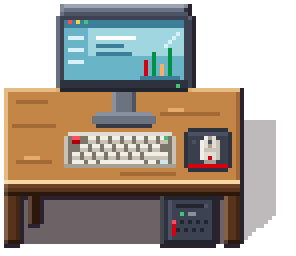
#> input picture pixel-art/sprites/desk/desk_front.png, 74 x 64 px (shown 4 times larger)
$ python whiteboard.py
#> lines starting #> are read from the running program, lines starting #| are printed output that depends on the picture
### pixel-art/sprites/kit.py
"""Shared sprite kit for the Gastron virtual office — 32px grid, top-down 3/4 view (not isometric).

Style contract (every sprite follows this):
  * camera looks down at ~3/4: objects show a lit TOP face and a darker FRONT face
  * light comes from the top-left; 1px dark outline (OL) around every silhouette
  * v2 (after ko.dll): dark outline only on the shade side; long sheared cast shadow to the right
  * 4-step colour ramps: [highlight, base, shade, deep]
"""
from pathlib import Path

import numpy as np
from PIL import Image

GRID = 32

# ------------------------------------------------------------- palette ----
OL = "#2b2230"
SHADOW = (40, 24, 30)
WOOD = ["#e2ad6c", "#c38646", "#a46a36", "#7a4a26"]          # desk top (lit plane, kept bright)
LIP = "#f6d8a4"                                              # cream highlight on the edge that faces the light
WOOD_F = ["#6e4226", "#58331c", "#432514", "#2c170b"]        # front faces: much darker than the top
METAL = ["#8a919e", "#6b7280", "#4f5562", "#363a44"]
PLASTIC = ["#4e5466", "#3d4252", "#2e323e", "#22252e"]       # monitor bezel, chair
FABRIC = ["#5a6072", "#474c5c", "#383c49", "#2a2d37"]        # chair cushion
SCREEN = ["#d7f1f6", "#9fd6e0", "#6ab4c8", "#3d7f98"]
KEY = ["#f2efe8", "#e2ddd2", "#c9c3b6", "#a8a193"]
RED = ["#ff4d5a", "#D70010", "#a8000c", "#78000a"]           # Gastron CI red
GREEN = ["#3fc47a", "#009143", "#006e33", "#004d24"]          # Gastron CI green
FLOOR = ["#d6bb90", "#ccb087", "#c3a67c", "#a98c64"]         # preview background only


def hx(c):
    return c if isinstance(c, tuple) else tuple(int(c[i:i + 2], 16) for i in (1, 3, 5))


class Sprite:
    """Transparent pixel canvas with helpers. Draw, then .finish() adds outline + shadow."""

    def __init__(self, w, h):
        self.w, self.h = w, h
        self.a = np.zeros((h, w, 4), np.uint8)
        self.casts = []                                           # floor footprints that throw shadow

    def cast(self, x0, y0, x1, y1, height):
        """Register a floor footprint (screen rect where the object meets the floor) and the
        object's height above it. finish() sweeps it toward the upper-right (light from the
        front-left) — so a long desk throws a long shadow along its whole depth."""
        self.casts.append((x0, y0, x1, y1, height))

    # ---- primitives
    def px(self, x, y, c):
        if 0 <= x < self.w and 0 <= y < self.h:
            self.a[int(y), int(x)] = list(hx(c)[:3]) + [255]

    def rect(self, x0, y0, x1, y1, c):
        """Filled rect, x1/y1 exclusive."""
        x0, y0, x1, y1 = max(0, x0), max(0, y0), min(self.w, x1), min(self.h, y1)
        if x1 > x0 and y1 > y0:
            self.a[y0:y1, x0:x1] = list(hx(c)[:3]) + [255]

    def hline(self, x0, x1, y, c):
        self.rect(x0, y, x1, y + 1, c)

    def vline(self, x, y0, y1, c):
        self.rect(x, y0, x + 1, y1, c)

    # [8 lines left out: function rrect, not called in this run]

    def disc(self, cx, cy, rx, ry, c):
        for y in range(int(cy - ry), int(cy + ry) + 1):
            for x in range(int(cx - rx), int(cx + rx) + 1):
                if ((x - cx) / rx) ** 2 + ((y - cy) / ry) ** 2 <= 1:
                    self.px(x, y, c)

    # [16 lines left out: function paste, not called in this run]

    # ---- finishing
    def finish(self, outline=True, shadow=True, shear=0.6, max_shift=14, rim=0.16, full_outline=False):
        """v2 finishing pass (style study of ko.dll's desk):
        * SELECTIVE OUTLINE — dark OL only on the bottom / right edges (the shade side);
          the top / left edges facing the light get no dark line, just a lightened rim pixel.
        * LONG CAST SHADOW — the silhouette sheared to the right in proportion to its height
          above the floor line (light from the upper-left), flat semi-transparent colour.
          The canvas grows to the right by up to `max_shift` px to hold it; the object itself
          keeps its position, so anchor sprites by their top-left / object bottom as before.
        """
        m = self.a[..., 3] == 255
        if outline:
            up = np.zeros_like(m); up[1:, :] = m[:-1, :]          # inside pixel directly above
            dn = np.zeros_like(m); dn[:-1, :] = m[1:, :]          # inside pixel directly below
            lf = np.zeros_like(m); lf[:, 1:] = m[:, :-1]
            rt = np.zeros_like(m); rt[:, :-1] = m[:, 1:]
            ring = (up | dn | lf | rt) & ~m
            lit_side = ring & (dn | rt) & ~(up | lf)              # sits above / left of the shape
            if rim:                                               # brighten the shape's lit edge instead
                edge = m & (~np.roll(m, 1, 0) | ~np.roll(m, 1, 1))
                edge[0, :] |= m[0, :]
                edge[:, 0] |= m[:, 0]
                rgb = self.a[edge, :3].astype(float)
                self.a[edge, :3] = (rgb + (255 - rgb) * rim).astype(np.uint8)
            self.a[ring if full_outline else ring & ~lit_side] = list(hx(OL)) + [255]
            m = self.a[..., 3] == 255
        if shadow and self.casts:
            kx, ky = shear, shear * 0.75
            pad = int(max(h for *_, h in self.casts) * kx) + 1
            big = np.zeros((self.h, self.w + pad, 4), np.uint8)
            big[:, :self.w] = self.a
            sh = np.zeros(big.shape[:2], bool)
            for x0, y0, x1, y1, hgt in self.casts:
                for t in range(hgt + 1):                          # sweep the footprint up to the object's height
                    dx, dy = int(round(t * kx)), int(round(t * ky))
                    ya, yb = max(0, y0 - dy), max(0, y1 - dy)
                    sh[ya:yb, max(0, x0 + dx):x1 + dx] = True
            sh &= big[..., 3] == 0
            big[sh] = list(SHADOW) + [int(255 * 0.30)]
            self.a, self.w = big, self.w + pad
        elif shadow:
            rows = np.where(m.any(axis=1))[0]
            floor = rows.max() if len(rows) else self.h - 1
            pad = max_shift
            big = np.zeros((self.h, self.w + pad, 4), np.uint8)
            big[:, :self.w] = self.a
            mb = np.zeros((self.h, self.w + pad), bool)
            mb[:, :self.w] = m
            sh = np.zeros_like(mb)
            for y in range(self.h):
                k = int(round((floor - y) * shear))
                if k > max_shift:                                 # tall parts (monitor, bottle) would
                    continue                                      # throw shadow onto thin air: cut it off
                if k > 0:
                    sh[y, k:] = mb[y, :-k]
                elif k == 0:
                    sh[y] = mb[y]
            sh &= big[..., 3] == 0
            big[sh] = list(SHADOW) + [int(255 * 0.30)]
            self.a, self.w = big, self.w + pad
        return self

    # [8 lines left out: function wall_shadow, not called in this run]

    def image(self):
        return Image.fromarray(self.a, "RGBA")

    # [4 lines left out: function save, not called in this run]


def floor_bg(w, h):
    """Wood-plank floor tile used only behind previews, so the sprite is judged in context."""
    bg = np.zeros((h, w, 4), np.uint8)
    for row, y in enumerate(range(0, h, 8)):
        x = -((row * 13) % 24)
        while x < w:
            ln = 24 + ((x * 7 + row * 11) % 3) * 8
            c = hx(FLOOR[(x + row) % 3])
            bg[y:y + 7, max(0, x):max(0, min(w, x + ln - 1))] = list(c) + [255]
            bg[y:y + 7, max(0, min(w, x + ln - 1)):max(0, min(w, x + ln))] = list(hx(FLOOR[3])) + [255]
            x += ln
        bg[min(h, y + 7):min(h, y + 8), :] = list(hx(FLOOR[3])) + [255]
    return Image.fromarray(bg, "RGBA")


# [29 lines left out: function preview, not called in this run]

### pixel-art/sprites/whiteboard.py
"""Sprite 08 — whiteboard. Steep top-down camera, same scale as the desk (1.2 m wide = ~60 px).

Top-down reading: the board itself is a vertical panel, so it is short (heights x0.4) and the
lit horizontal bits carry the depth — the frame's top edge, the marker tray (seen from above,
markers lying on it) and the stand's feet, which run front-to-back on the floor.

Mobile board on castors, direction = the way the WRITING SIDE faces:
  wb_front.png  64x48  writing side faces the viewer: campaign plan, sticky notes, red trend line
  wb_back.png   64x48  back panel faces the viewer
  wb_left.png   32x84  writing side faces left (west) — the panel is seen edge-on
  wb_right.png  32x84  writing side faces right (east)
Wall-mounted version for the room's wall face:
  wb_wall.png   64x28  board + tray only (no stand, no floor shadow)
Outputs in ./whiteboard/ + whiteboard-preview.png (next to the desk for scale)
"""
from pathlib import Path

from PIL import Image

from kit import GREEN, PLASTIC, RED, Sprite, floor_bg

OUT = Path(__file__).parent / "whiteboard"
OUT.mkdir(exist_ok=True)
ALU = ["#f2f4f7", "#c9ced6", "#a3aab6", "#7d8590"]           # aluminium frame
BOARD = ["#ffffff", "#f4f5f2", "#e2e4df"]
BACKP = ["#9aa1ad", "#848b98", "#6d7482"]                    # back panel
STICKY = ["#f6d04d", "#f59ab0", "#8fd3a8", "#9cc8f0"]
INK = "#3a4150"
MARKERS = [RED[1], GREEN[1], "#3f7fc8", "#2b2230"]


def line(s, pts, c):
    for (ax, ay), (bx, by) in zip(pts, pts[1:]):
        n = max(abs(bx - ax), abs(by - ay), 1)
        for t in range(n + 1):
            s.px(round(ax + (bx - ax) * t / n), round(ay + (by - ay) * t / n), c)


def board_face(s, x0, x1, y0, y1):
    """Writing side: marketing plan scribbles."""
    s.rect(x0, y0, x1, y1, BOARD[1])
    s.hline(x0, x1, y0, BOARD[0])
    s.hline(x0, x1, y1 - 1, BOARD[2])
    s.hline(x0 + 2, x0 + 16, y0 + 2, INK)                    # title
    s.hline(x0 + 2, x0 + 10, y0 + 4, "#8a90a0")
    for i, c in enumerate(STICKY + STICKY[:2]):               # sticky-note cluster
        sx, sy = x0 + 2 + (i % 3) * 5, y0 + 7 + (i // 3) * 4
        s.rect(sx, sy, sx + 4, sy + 3, c)
    for k, ln in enumerate((9, 7, 10, 6)):                    # bullet text
        s.px(x0 + 20, y0 + 7 + k * 2, RED[1])
        s.hline(x0 + 22, x0 + 22 + ln, y0 + 7 + k * 2, "#8a90a0")
    ax0, ay1 = x0 + 36, y1 - 3                                # trend chart
    s.vline(ax0, y0 + 2, ay1 + 1, INK)
    s.hline(ax0, x1 - 2, ay1, INK)
    line(s, [(ax0 + 1, ay1 - 2), (ax0 + 5, ay1 - 4), (ax0 + 9, ay1 - 3), (ax0 + 13, ay1 - 8),
             (ax0 + 17, ay1 - 9), (x1 - 3, ay1 - 12)], RED[1])
    s.px(x1 - 3, ay1 - 12, RED[0])                           # arrow head
    s.px(x1 - 4, ay1 - 12, RED[1])
    s.px(x1 - 3, ay1 - 11, RED[1])


def frame(s, x0, x1, y0, y1, top=1):
    """Aluminium frame: lit top edge seen from above + thin sides."""
    s.rect(x0, y0 - top, x1, y0, ALU[0])                      # top edge (horizontal, brightest)
    s.hline(x0 + 1, x1 - 1, y0 - top, "#ffffff")
    s.rect(x0, y0, x0 + 2, y1, ALU[1])
    s.rect(x1 - 2, y0, x1, y1, ALU[2])
    s.hline(x0, x1, y1 - 1, ALU[3])


def tray(s, x0, x1, y, depth=3):
    """Marker tray: a horizontal ledge seen from above, markers lying on it."""
    s.rect(x0, y, x1, y + depth, ALU[1])
    s.hline(x0, x1, y, ALU[0])
    s.rect(x0, y + depth, x1, y + depth + 1, ALU[3])          # its little front face
    for i, c in enumerate(MARKERS):
        mx = x0 + 6 + i * 6
        s.hline(mx, mx + 4, y + 1, c)
        s.px(mx + 4, y + 1, "#f4f1ea")                        # cap
    s.rect(x1 - 12, y + 1, x1 - 6, y + 3, "#3a3e4b")          # eraser
    s.hline(x1 - 12, x1 - 6, y + 1, "#5a6170")


def foot(s, x0, x1, y0, y1):
    """Floor foot running front-to-back (lit top) with a castor at each end."""
    s.rect(x0, y0, x1, y1, ALU[1])
    s.vline(x0, y0, y1, ALU[0])
    s.hline(x0, x1, y1 - 1, ALU[3])
    for cy in (y0 - 1, y1):
        s.disc((x0 + x1) / 2 - 0.5, cy + 0.5, 1.8, 1.3, PLASTIC[3])


# ================================================================ front ===
BX0, BX1, BY0, BY1 = 3, 61, 2, 27                             # board face incl. frame (tall panel)


def stand_front(s):
    for x in (6, 56):
        foot(s, x - 2, x + 4, 32, 46)                         # foot runs front-to-back on the floor
        s.rect(x, BY1, x + 2, 39, ALU[2])                     # upright comes all the way down ...
        s.vline(x, BY1, 39, ALU[1])
        s.rect(x - 1, 38, x + 3, 41, ALU[3])                  # ... and plugs into the middle of the foot
        s.hline(x - 1, x + 3, 38, ALU[2])


def draw_front():
    s = Sprite(64, 48)
    stand_front(s)
    frame(s, BX0, BX1, BY0, BY1)
    board_face(s, BX0 + 2, BX1 - 2, BY0, BY1 - 1)
    tray(s, BX0 + 4, BX1 - 4, BY1 - 1)
    s.cast(BX0, 34, BX1, 46, 26)
    return s.finish()


def draw_back():
    s = Sprite(64, 48)
    stand_front(s)
    frame(s, BX0, BX1, BY0, BY1)
    s.rect(BX0 + 2, BY0, BX1 - 2, BY1 - 1, BACKP[1])         # back panel
    s.hline(BX0 + 2, BX1 - 2, BY0, BACKP[0])
    for x in range(BX0 + 12, BX1 - 8, 12):                   # stiffening ribs
        s.vline(x, BY0 + 1, BY1 - 1, BACKP[2])
    s.rect(30, BY0 + 6, 36, BY0 + 10, "#f4f1ea")              # label
    s.px(31, BY0 + 7, RED[1])
    s.cast(BX0, 34, BX1, 46, 26)
    return s.finish()


# ================================================================= side ===
SW, SH = 32, 84
FY0, FY1 = 34, 78                                             # footprint along the board's width


def draw_side(faces_east):
    """Board seen edge-on: a slim column (the panel's width runs into the screen),
    lit top edge, tray ledge on the writing side, feet crossing it on the floor."""
    s = Sprite(SW, SH)
    X = (lambda a, b: (a, b)) if faces_east else (lambda a, b: (SW - b, SW - a))
    # far foot first, then the panel, then the near foot + post on top
    a, b = X(4, 27)
    s.rect(a, FY0, b, FY0 + 3, ALU[2])
    s.hline(a, b, FY0, ALU[1])
    pa, pb = X(14, 18)                                        # the panel, edge-on
    s.rect(pa, 2, pb, 62, ALU[1])
    s.vline(pa, 2, 62, ALU[0])
    s.vline(pb - 1, 2, 62, ALU[3])
    s.rect(pa, 0, pb, 2, "#ffffff")                           # lit top edge
    fx = X(17, 18)[0]                                         # white writing-surface edge
    s.vline(fx, 3, 61, BOARD[1])
    ta, tb = X(18, 21)                                        # tray ledge on the writing side
    s.rect(ta, 20, tb, 62, ALU[1])
    s.vline(ta, 20, 62, ALU[0])
    for i, c in enumerate(MARKERS):
        s.vline(X(19, 20)[0], 26 + i * 8, 31 + i * 8, c)
    na, nb = X(15, 17)                                        # near upright down to the foot
    s.rect(na, 62, nb, FY1 - 1, ALU[2])
    s.vline(na, 62, FY1 - 1, ALU[1])
    s.rect(a, FY1 - 3, b, FY1, ALU[1])                        # near foot (lit top, runs left-right)
    s.hline(a, b, FY1 - 3, ALU[0])
    s.hline(a, b, FY1 - 1, ALU[3])
    for cx in (a + 1, b - 2):
        s.disc(cx, FY1, 1.6, 1.2, PLASTIC[3])
        s.disc(cx, FY0 + 3, 1.6, 1.2, PLASTIC[3])
    s.cast(a, FY0, b, FY1, 26)
    return s.finish()


# ================================================================= wall ===
def draw_wall():
    s = Sprite(64, 28)
    frame(s, BX0, BX1, 4, 22)
    board_face(s, BX0 + 2, BX1 - 2, 4, 21)
    tray(s, BX0 + 4, BX1 - 4, 21)
    return s.finish(shadow=False)


if __name__ == "__main__":
    views = {"front": draw_front(), "back": draw_back(), "left": draw_side(False), "right": draw_side(True),
             "wall": draw_wall()}
    for k, v in views.items():
        v.image().save(OUT / f"wb_{k}.png")
#> this loop made 5 passes
#> pass 1, `v.image().save(OUT / f"wb_{k}.png")`:
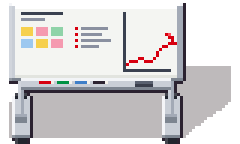
#> saved as wb_front.png: PIL image 80x48 RGBA (shown 3 times larger); mean R, G, B, A 116.2, 111.1, 113, 150.2; transparent parts drawn white
#> pass 2, `v.image().save(OUT / f"wb_{k}.png")`:
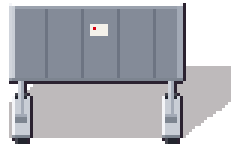
#> saved as wb_back.png: PIL image 80x48 RGBA (shown 3 times larger); mean R, G, B, A 77.4, 75.4, 82.6, 143.5; transparent parts drawn white
    desk = Image.open(Path(__file__).parent / "desk" / "desk_front.png")
#> desk is the input picture: PIL image 74x64 RGBA; mean R, G, B, A 82.5, 72.5, 62.9, 163.7
    items = [views[k].image() for k in ("front", "back", "left", "right", "wall")] + [desk]
#> items = 6 items
    gap = 8
    H = max(i.height for i in items) + 2 * gap
#> H = 100
    W = sum(i.width for i in items) + gap * (len(items) + 1)
#> W = 450
    scene = floor_bg(W, H)
#> after the loop in floor_bg, `for row, y in enumerate(range(0, h, 8)):`:
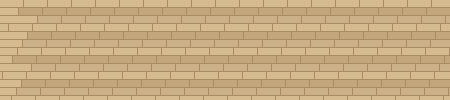
#> bg: shape (100, 450, 4); mean of channels 0, 1, 2, 3 199.6, 171.5, 129.7, 255; drawn as R, G, B
    x = gap
    for im in items:
        scene.alpha_composite(im, (x, H - gap - im.height))
        x += im.width + gap
#> this loop made 6 passes
#> x on passes 1 to 6: 96, 184, 240, 296, 368, 450
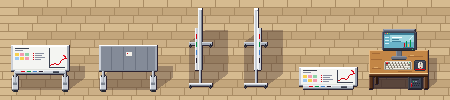
#> scene: PIL image 450x100 RGBA; mean R, G, B, A 186.5, 163.8, 132.2, 255
#> after the loop, x = 450
    scene.convert("RGB").resize((W * 5, H * 5), Image.NEAREST).save(OUT / "whiteboard-preview.png")
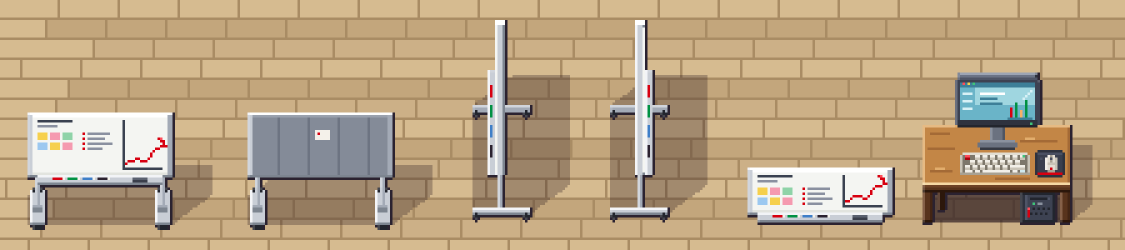
#> saved as whiteboard-preview.png: PIL image 2250x500 RGB (shown at 1/2 size); mean R, G, B 186.5, 163.8, 132.2
    print("ok")
